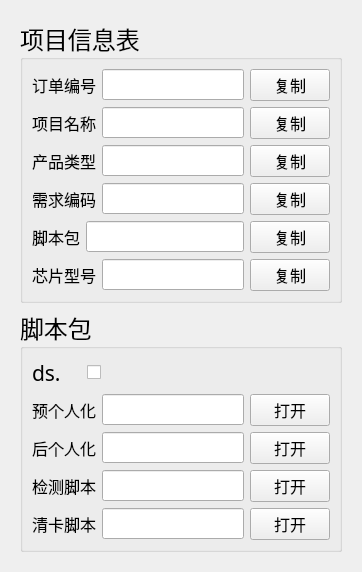
      <widget class="QWidget" name="tab">
       <attribute name="title">
        <string>信息</string>
       </attribute>
       <layout class="QHBoxLayout" name="horizontalLayout">
        <item>
         <widget class="QWidget" name="add_dir_widget" native="true">
          <layout class="QVBoxLayout" name="verticalLayout_3" stretch="3,2">
           <item>
            <widget class="QGroupBox" name="order_info_group_box">
             <property name="font">
              <font>
               <family>微软雅黑</family>
               <pointsize>18</pointsize>
              </font>
             </property>
             <property name="title">
              <string>项目信息表</string>
             </property>
             <layout class="QHBoxLayout" name="horizontalLayout_39" stretch="20">
              <item>
               <layout class="QVBoxLayout" name="verticalLayout">
                <item>
                 <layout class="QHBoxLayout" name="horizontalLayout_2" stretch="2,9,1">
                  <item>
                   <widget class="QLabel" name="dir_name">
                    <property name="font">
                     <font>
                      <family>微软雅黑</family>
                      <pointsize>12</pointsize>
                     </font>
                    </property>
                    <property name="text">
                     <string>订单编号</string>
                    </property>
                   </widget>
                  </item>
                  <item>
                   <widget class="QLineEdit" name="order_number_line">
                    <property name="enabled">
                     <bool>true</bool>
                    </property>
                    <property name="font">
                     <font>
                      <family>微软雅黑</family>
                      <pointsize>12</pointsize>
                     </font>
                    </property>
                    <property name="acceptDrops">
                     <bool>true</bool>
                    </property>
                    <property name="inputMask">
                     <string/>
                    </property>
                    <property name="readOnly">
                     <bool>true</bool>
                    </property>
                    <property name="placeholderText">
                     <string/>
                    </property>
                   </widget>
                  </item>
                  <item>
                   <widget class="QPushButton" name="order_number_btn">
                    <property name="font">
                     <font>
                      <family>微软雅黑</family>
                      <pointsize>12</pointsize>
                     </font>
                    </property>
                    <property name="text">
                     <string>复制</string>
                    </property>
                   </widget>
                  </item>
                 </layout>
                </item>
                <item>
                 <layout class="QHBoxLayout" name="horizontalLayout_25" stretch="2,9,1">
                  <item>
                   <widget class="QLabel" name="script_package_2">
                    <property name="font">
                     <font>
                      <family>微软雅黑</family>
                      <pointsize>12</pointsize>
                     </font>
                    </property>
                    <property name="text">
                     <string>项目名称</string>
                    </property>
                   </widget>
                  </item>
                  <item>
                   <widget class="QLineEdit" name="project_name_line">
                    <property name="enabled">
                     <bool>true</bool>
                    </property>
                    <property name="font">
                     <font>
                      <family>微软雅黑</family>
                      <pointsize>12</pointsize>
                     </font>
                    </property>
                    <property name="readOnly">
                     <bool>true</bool>
                    </property>
                   </widget>
                  </item>
                  <item>
                   <widget class="QPushButton" name="project_name_btn">
                    <property name="font">
                     <font>
                      <family>微软雅黑</family>
                      <pointsize>12</pointsize>
                     </font>
                    </property>
                    <property name="text">
                     <string>复制</string>
                    </property>
                   </widget>
                  </item>
                 </layout>
                </item>
                <item>
                 <layout class="QHBoxLayout" name="horizontalLayout_3" stretch="2,9,1">
                  <item>
                   <widget class="QLabel" name="order_id">
                    <property name="font">
                     <font>
                      <family>微软雅黑</family>
                      <pointsize>12</pointsize>
                     </font>
                    </property>
                    <property name="text">
                     <string>产品类型</string>
                    </property>
                   </widget>
                  </item>
                  <item>
                   <widget class="QLineEdit" name="product_type_line">
                    <property name="enabled">
                     <bool>true</bool>
                    </property>
                    <property name="font">
                     <font>
                      <family>微软雅黑</family>
                      <pointsize>12</pointsize>
                     </font>
                    </property>
                    <property name="readOnly">
                     <bool>true</bool>
                    </property>
                   </widget>
                  </item>
                  <item>
                   <widget class="QPushButton" name="product_type_btn">
                    <property name="font">
                     <font>
                      <family>微软雅黑</family>
                      <pointsize>12</pointsize>
                     </font>
                    </property>
                    <property name="text">
                     <string>复制</string>
                    </property>
                   </widget>
                  </item>
                 </layout>
                </item>
                <item>
                 <layout class="QHBoxLayout" name="horizontalLayout_4" stretch="2,9,1">
                  <item>
                   <widget class="QLabel" name="project_name">
                    <property name="font">
                     <font>
                      <family>微软雅黑</family>
                      <pointsize>12</pointsize>
                     </font>
                    </property>
                    <property name="text">
                     <string>需求编码</string>
                    </property>
                   </widget>
                  </item>
                  <item>
                   <widget class="QLineEdit" name="rf_code_line">
                    <property name="enabled">
                     <bool>true</bool>
                    </property>
                    <property name="font">
                     <font>
                      <family>微软雅黑</family>
                      <pointsize>12</pointsize>
                     </font>
                    </property>
                    <property name="readOnly">
                     <bool>true</bool>
                    </property>
                   </widget>
                  </item>
                  <item>
                   <widget class="QPushButton" name="rf_code_btn">
                    <property name="font">
                     <font>
                      <family>微软雅黑</family>
                      <pointsize>12</pointsize>
                     </font>
                    </property>
                    <property name="text">
                     <string>复制</string>
                    </property>
                   </widget>
                  </item>
                 </layout>
                </item>
                <item>
                 <layout class="QHBoxLayout" name="horizontalLayout_5" stretch="2,9,1">
                  <item>
                   <widget class="QLabel" name="rf_code">
                    <property name="font">
                     <font>
                      <family>微软雅黑</family>
                      <pointsize>12</pointsize>
                     </font>
                    </property>
                    <property name="text">
                     <string>脚本包</string>
                    </property>
                   </widget>
                  </item>
                  <item>
                   <widget class="QLineEdit" name="script_package_line">
                    <property name="enabled">
                     <bool>true</bool>
                    </property>
                    <property name="font">
                     <font>
                      <family>微软雅黑</family>
                      <pointsize>12</pointsize>
                     </font>
                    </property>
                    <property name="readOnly">
                     <bool>true</bool>
                    </property>
                   </widget>
                  </item>
                  <item>
                   <widget class="QPushButton" name="script_package_btn">
                    <property name="font">
                     <font>
                      <family>微软雅黑</family>
                      <pointsize>12</pointsize>
                     </font>
                    </property>
                    <property name="text">
                     <string>复制</string>
                    </property>
                   </widget>
                  </item>
                 </layout>
                </item>
                <item>
                 <layout class="QHBoxLayout" name="horizontalLayout_6" stretch="2,9,1">
                  <item>
                   <widget class="QLabel" name="script_package">
                    <property name="font">
                     <font>
                      <family>微软雅黑</family>
                      <pointsize>12</pointsize>
                     </font>
                    </property>
                    <property name="text">
                     <string>芯片型号</string>
                    </property>
                   </widget>
                  </item>
                  <item>
                   <widget class="QLineEdit" name="chip_model_line">
                    <property name="enabled">
                     <bool>true</bool>
                    </property>
                    <property name="font">
                     <font>
                      <family>微软雅黑</family>
                      <pointsize>12</pointsize>
                     </font>
                    </property>
                    <property name="readOnly">
                     <bool>true</bool>
                    </property>
                   </widget>
                  </item>
                  <item>
                   <widget class="QPushButton" name="chip_model_btn">
                    <property name="font">
                     <font>
                      <family>微软雅黑</family>
                      <pointsize>12</pointsize>
                     </font>
                    </property>
                    <property name="text">
                     <string>复制</string>
                    </property>
                   </widget>
                  </item>
                 </layout>
                </item>
               </layout>
              </item>
             </layout>
            </widget>
           </item>
           <item>
            <widget class="QGroupBox" name="script_info_group_box">
             <property name="enabled">
              <bool>true</bool>
             </property>
             <property name="font">
              <font>
               <family>微软雅黑</family>
               <pointsize>18</pointsize>
              </font>
             </property>
             <property name="title">
              <string>脚本包</string>
             </property>
             <layout class="QHBoxLayout" name="horizontalLayout_27" stretch="20">
              <item>
               <layout class="QVBoxLayout" name="verticalLayout_2">
                <item>
                 <layout class="QHBoxLayout" name="horizontalLayout_24" stretch="1,5">
                  <item>
                   <widget class="QLabel" name="pin1_7">
                    <property name="font">
                     <font>
                      <family>微软雅黑</family>
                      <pointsize>16</pointsize>
                     </font>
                    </property>
                    <property name="text">
                     <string>ds.</string>
                    </property>
                   </widget>
                  </item>
                  <item>
                   <widget class="QCheckBox" name="ds_check_box">
                    <property name="enabled">
                     <bool>true</bool>
                    </property>
                    <property name="text">
                     <string/>
                    </property>
                    <property name="iconSize">
                     <size>
                      <width>32</width>
                      <height>32</height>
                     </size>
                    </property>
                    <property name="checkable">
                     <bool>true</bool>
                    </property>
                    <property name="checked">
                     <bool>false</bool>
                    </property>
                   </widget>
                  </item>
                 </layout>
                </item>
                <item>
                 <layout class="QHBoxLayout" name="horizontalLayout_7" stretch="2,9,1">
                  <item>
                   <widget class="QLabel" name="pin1_3">
                    <property name="font">
                     <font>
                      <family>微软雅黑</family>
                      <pointsize>12</pointsize>
                     </font>
                    </property>
                    <property name="text">
                     <string>预个人化</string>
                    </property>
                   </widget>
                  </item>
                  <item>
                   <widget class="QLineEdit" name="person_script_line">
                    <property name="enabled">
                     <bool>true</bool>
                    </property>
                    <property name="font">
                     <font>
                      <family>微软雅黑</family>
                      <pointsize>12</pointsize>
                     </font>
                    </property>
                    <property name="text">
                     <string/>
                    </property>
                    <property name="readOnly">
                     <bool>true</bool>
                    </property>
                   </widget>
                  </item>
                  <item>
                   <widget class="QPushButton" name="open_personal_btn">
                    <property name="font">
                     <font>
                      <family>微软雅黑</family>
                      <pointsize>12</pointsize>
                     </font>
                    </property>
                    <property name="text">
                     <string>打开</string>
                    </property>
                   </widget>
                  </item>
                 </layout>
                </item>
                <item>
                 <layout class="QHBoxLayout" name="horizontalLayout_8" stretch="2,9,1">
                  <item>
                   <widget class="QLabel" name="pin1_4">
                    <property name="font">
                     <font>
                      <family>微软雅黑</family>
                      <pointsize>12</pointsize>
                     </font>
                    </property>
                    <property name="text">
                     <string>后个人化</string>
                    </property>
                   </widget>
                  </item>
                  <item>
                   <widget class="QLineEdit" name="post_person_script_line">
                    <property name="enabled">
                     <bool>true</bool>
                    </property>
                    <property name="font">
                     <font>
                      <family>微软雅黑</family>
                      <pointsize>12</pointsize>
                     </font>
                    </property>
                    <property name="text">
                     <string/>
                    </property>
                    <property name="readOnly">
                     <bool>true</bool>
                    </property>
                   </widget>
                  </item>
                  <item>
                   <widget class="QPushButton" name="open_postpersonal_btn">
                    <property name="font">
                     <font>
                      <family>微软雅黑</family>
                      <pointsize>12</pointsize>
                     </font>
                    </property>
                    <property name="text">
                     <string>打开</string>
                    </property>
                   </widget>
                  </item>
                 </layout>
                </item>
                <item>
                 <layout class="QHBoxLayout" name="horizontalLayout_9" stretch="2,9,1">
                  <item>
                   <widget class="QLabel" name="pin1_5">
                    <property name="font">
                     <font>
                      <family>微软雅黑</family>
                      <pointsize>12</pointsize>
                     </font>
                    </property>
                    <property name="text">
                     <string>检测脚本</string>
                    </property>
                   </widget>
                  </item>
                  <item>
                   <widget class="QLineEdit" name="check_script_line">
                    <property name="enabled">
                     <bool>true</bool>
                    </property>
                    <property name="font">
                     <font>
                      <family>微软雅黑</family>
                      <pointsize>12</pointsize>
                     </font>
                    </property>
                    <property name="text">
                     <string/>
                    </property>
                    <property name="readOnly">
                     <bool>true</bool>
                    </property>
                   </widget>
                  </item>
                  <item>
                   <widget class="QPushButton" name="open_check_btn">
                    <property name="font">
                     <font>
                      <family>微软雅黑</family>
                      <pointsize>12</pointsize>
                     </font>
                    </property>
                    <property name="text">
                     <string>打开</string>
                    </property>
                   </widget>
                  </item>
                 </layout>
                </item>
                <item>
                 <layout class="QHBoxLayout" name="horizontalLayout_10" stretch="2,9,1">
                  <item>
                   <widget class="QLabel" name="pin1_6">
                    <property name="font">
                     <font>
                      <family>微软雅黑</family>
                      <pointsize>12</pointsize>
                     </font>
                    </property>
                    <property name="text">
                     <string>清卡脚本</string>
                    </property>
                   </widget>
                  </item>
                  <item>
                   <widget class="QLineEdit" name="clear_script_line">
                    <property name="enabled">
                     <bool>true</bool>
                    </property>
                    <property name="font">
                     <font>
                      <family>微软雅黑</family>
                      <pointsize>12</pointsize>
                     </font>
                    </property>
                    <property name="text">
                     <string/>
                    </property>
                    <property name="readOnly">
                     <bool>true</bool>
                    </property>
                   </widget>
                  </item>
                  <item>
                   <widget class="QPushButton" name="open_clear_btn">
                    <property name="font">
                     <font>
                      <family>微软雅黑</family>
                      <pointsize>12</pointsize>
                     </font>
                    </property>
                    <property name="text">
                     <string>打开</string>
                    </property>
                   </widget>
                  </item>
                 </layout>
                </item>
               </layout>
              </item>
             </layout>
            </widget>
           </item>
          </layout>
         </widget>
        </item>
       </layout>
      </widget>
